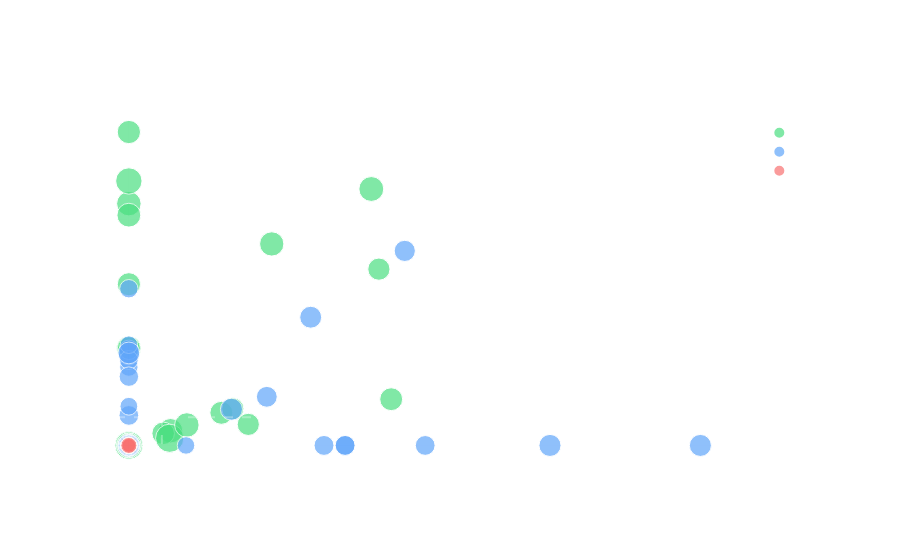

Notebook code for this chart:
### Code cell
if "save_rate_pct" in df.columns and "share_rate_pct" in df.columns:
    fig = px.scatter(
        sr_df,
        x="save_rate_pct", y="share_rate_pct",
        color=tier_rel, size=ps_col,
        color_discrete_map={
            "Above Average": "#4ade80",
            "Average":       "#60a5fa",
            "Below Average": "#f87171"
        },
        title="Save Rate vs Share Rate — colored by Relative Performance Tier",
        labels={
            "save_rate_pct":  "Save Rate (%)",
            "share_rate_pct": "Share Rate (%)",
            tier_rel:         "Performance Tier"
        }
    )
    fig.add_vline(x=avg_save,  line_dash="dash",
                  line_color="rgba(255,255,255,0.3)",
                  annotation_text=f"Avg save {avg_save:.1f}%")
    fig.add_hline(y=avg_share, line_dash="dash",
                  line_color="rgba(255,255,255,0.3)",
                  annotation_text=f"Avg share {avg_share:.1f}%")
    fig.update_layout(
        plot_bgcolor="rgba(0,0,0,0)",
        paper_bgcolor="rgba(0,0,0,0)",
        font_color="rgba(255,255,255,0.8)"
    )
    fig.show()

### Figure 1 — Plotly figure (JSON) as saved in the notebook; plotly's stock layout.template omitted (floating-point values rounded to 4 significant figures)
{"data": [{"hovertemplate": "Performance Tier=Above Average<br>Save Rate (%)=%{x}<br>Share Rate (%)=%{y}<br>performance_score=%{marker.size}<extra></extra>", "legendgroup": "Above Average", "marker": {"color": "#4ade80", "size": [48.49, 39.94, 41.24, 48.53, 64.78, 47.95, 62.74, 40.92, 40.92, 39.57, 40.92, 46.2, 43.37, 45.95, 42.38, 56.35, 50.05, 39.82, 43.9, 48.97, 51.77, 39.57, 44.12, 40.19, 42.14, 48.38, 47.73, 42.71, 43.33, 48.7, 39.66], "sizemode": "area", "sizeref": 0.162, "symbol": "circle"}, "mode": "markers", "name": "Above Average", "orientation": "v", "showlegend": true, "type": "scatter", "x": [0.5208, 3.125, 0.4292, 0.0, 0.5102, 0.0, 0.0, 0.0, 0.0, 0.0, 0.0, 0.0, 0.0, 0.0, 3.279, 0.0, 3.03, 1.492, 0.0, 0.0, 0.0, 0.0, 0.0, 0.0, 0.0, 0.0, 1.786, 1.156, 0.0, 0.7246, 1.299], "xaxis": "x", "y": [0.5208, 6.25, 0.4292, 8.571, 0.2551, 3.448, 0.0, 0.0, 0.0, 0.0, 0.0, 0.0, 0.0, 8.163, 1.639, 9.375, 9.091, 0.7463, 11.11, 0.0, 0.0, 0.0, 0.0, 0.0, 3.448, 0.0, 7.143, 1.156, 5.714, 0.7246, 1.299], "yaxis": "y"}, {"hovertemplate": "Performance Tier=Average<br>Save Rate (%)=%{x}<br>Share Rate (%)=%{y}<br>performance_score=%{marker.size}<extra></extra>", "legendgroup": "Average", "marker": {"color": "#60a5fa", "size": [27.39, 35.04, 22.56, 34.0, 26.22, 29.95, 24.92, 31.42, 32.92, 32.92, 29.01, 31.11, 24.06, 23.89, 30.9, 22.28, 28.55, 30.64, 25.17, 23.52, 32.09, 28.15, 38.93, 35.08, 25.17, 32.11, 25.67, 36.33, 25.89, 28.57, 32.09, 23.29, 39.32, 24.93, 32.5, 34.0, 39.1, 30.71, 28.92, 27.39, 26.98, 30.9, 31.75, 31.75, 23.52, 26.98, 22.81, 39.45, 39.3, 25.17, 39.32, 39.54, 32.92, 36.94, 28.99, 38.46, 25.26, 34.89, 30.52, 25.67], "sizemode": "area", "sizeref": 0.162, "symbol": "circle"}, "mode": "markers", "name": "Average", "orientation": "v", "showlegend": true, "type": "scatter", "x": [0.0, 0.0, 0.0, 0.0, 0.0, 0.0, 0.0, 0.0, 0.0, 0.0, 0.0, 0.0, 0.0, 0.0, 0.0, 0.0, 0.0, 0.0, 0.0, 0.0, 2.703, 0.0, 2.273, 1.724, 0.0, 2.439, 0.0, 3.448, 0.0, 0.0, 2.703, 0.0, 7.143, 0.7143, 0.0, 0.0, 0.0, 0.0, 0.0, 0.0, 0.0, 0.0, 0.0, 3.704, 0.0, 0.0, 0.0, 5.263, 0.0, 0.0, 0.0, 1.282, 0.0, 0.0, 0.0, 0.0, 0.0, 0.0, 0.0, 0.0], "xaxis": "x", "y": [2.778, 3.226, 0.0, 0.0, 0.0, 0.0, 0.0, 1.064, 0.0, 0.0, 0.0, 0.0, 0.0, 0.0, 3.39, 0.0, 3.03, 2.439, 0.0, 0.0, 0.0, 0.0, 4.545, 1.724, 0.0, 0.0, 1.389, 6.897, 0.0, 0.0, 0.0, 0.0, 0.0, 0.0, 0.0, 0.0, 0.0, 0.0, 0.0, 5.556, 0.0, 0.0, 0.0, 0.0, 0.0, 0.0, 0.0, 0.0, 0.0, 3.571, 0.0, 1.282, 0.0, 0.0, 0.0, 3.279, 0.0, 0.0, 0.0, 0.0], "yaxis": "y"}, {"hovertemplate": "Performance Tier=Below Average<br>Save Rate (%)=%{x}<br>Share Rate (%)=%{y}<br>performance_score=%{marker.size}<extra></extra>", "legendgroup": "Below Average", "marker": {"color": "#f87171", "size": [13.77, 18.76, 18.46, 21.97, 15.86, 14.72, 21.97, 19.24, 15.02, 19.99, 7.78, 17.8, 9.43, 17.55, 18.6, 20.59, 18.31, 8.92, 11.3, 15.02, 15.86, 19.65, 8.25, 19.99, 19.6, 17.8, 19.26, 21.97, 19.24, 19.08, 15.02, 20.89], "sizemode": "area", "sizeref": 0.162, "symbol": "circle"}, "mode": "markers", "name": "Below Average", "orientation": "v", "showlegend": true, "type": "scatter", "x": [0.0, 0.0, 0.0, 0.0, 0.0, 0.0, 0.0, 0.0, 0.0, 0.0, 0.0, 0.0, 0.0, 0.0, 0.0, 0.0, 0.0, 0.0, 0.0, 0.0, 0.0, 0.0, 0.0, 0.0, 0.0, 0.0, 0.0, 0.0, 0.0, 0.0, 0.0, 0.0], "xaxis": "x", "y": [0.0, 0.0, 0.0, 0.0, 0.0, 0.0, 0.0, 0.0, 0.0, 0.0, 0.0, 0.0, 0.0, 0.0, 0.0, 0.0, 0.0, 0.0, 0.0, 0.0, 0.0, 0.0, 0.0, 0.0, 0.0, 0.0, 0.0, 0.0, 0.0, 0.0, 0.0, 0.0], "yaxis": "y"}], "layout": {"annotations": [{"showarrow": false, "text": "Avg save 0.4%", "x": 0.4126, "xanchor": "left", "xref": "x", "y": 1, "yanchor": "top", "yref": "y domain"}, {"showarrow": false, "text": "Avg share 1.0%", "x": 1, "xanchor": "right", "xref": "x domain", "y": 1.002, "yanchor": "bottom", "yref": "y"}], "font": {"color": "rgba(255,255,255,0.8)"}, "legend": {"itemsizing": "constant", "title": {"text": "Performance Tier"}, "tracegroupgap": 0}, "paper_bgcolor": "rgba(0,0,0,0)", "plot_bgcolor": "rgba(0,0,0,0)", "shapes": [{"line": {"color": "rgba(255,255,255,0.3)", "dash": "dash"}, "type": "line", "x0": 0.4126, "x1": 0.4126, "xref": "x", "y0": 0, "y1": 1, "yref": "y domain"}, {"line": {"color": "rgba(255,255,255,0.3)", "dash": "dash"}, "type": "line", "x0": 0, "x1": 1, "xref": "x domain", "y0": 1.002, "y1": 1.002, "yref": "y"}], "title": {"text": "Save Rate vs Share Rate — colored by Relative Performance Tier"}, "xaxis": {"anchor": "y", "domain": [0, 1], "title": {"text": "Save Rate (%)"}}, "yaxis": {"anchor": "x", "domain": [0, 1], "title": {"text": "Share Rate (%)"}}}}
